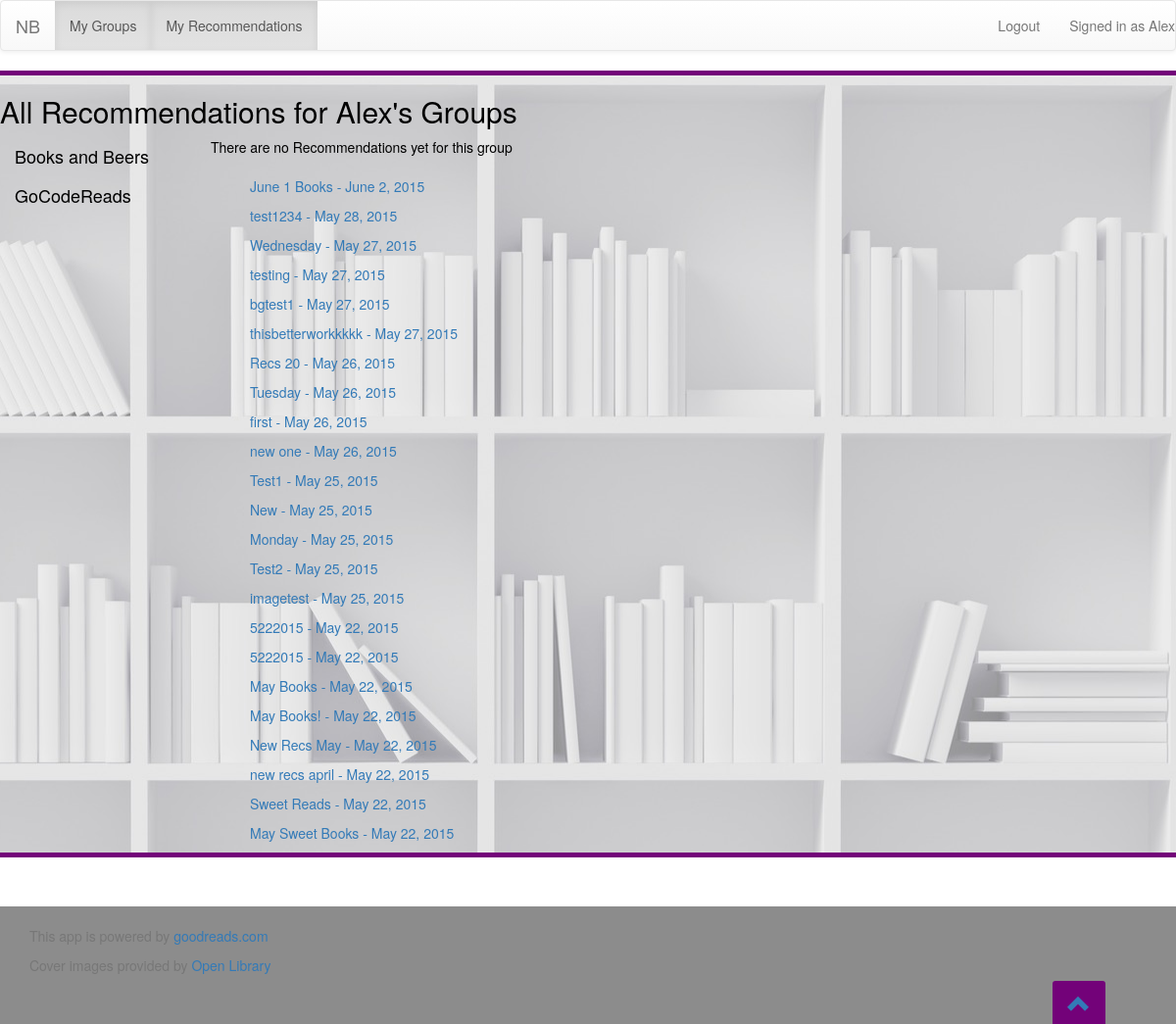
Page /recommendations (signed in) on the committed database.
### groups/models.py (models this page shows)
class Group(models.Model):
	users = models.ManyToManyField(User)
	title = models.CharField(max_length=200)
	gr_group_id = models.IntegerField(unique=True)
	def __str__(self):
		return self.title

class Recommendation(models.Model):
	books = models.ManyToManyField(Book)
	group = models.ForeignKey(Group)
	name = models.CharField(max_length=200)
	pubdate = models.DateField(auto_now_add=True)
	def __str__(self):
		return self.name

### groups/views.py (the view)
# urls.py: url(r'^recommendations$', 'groups.views.my_rec', name='myrec'),
@login_required(login_url='members:signin')
def my_rec(request):
	user = request.user
	groups = user.group_set.all()
	print groups
	group_recs = {}
	recs = Recommendation.objects.filter(group = groups[0].id)
	print recs
	for this_group in groups:
		group_recs[this_group] = Recommendation.objects.filter(group = this_group.id).order_by('-pubdate')
	print group_recs
	return render(request,'groups/myrecommendations.html',{'user': user, 'group_recs': group_recs})

### groups/views.py (called while the page is built)
@register.filter
def get_item(dictionary,key):
	return dictionary.get(key)

### groups/templates/groups/myrecommendations.html
{% extends "nextbook/base_site.html" %}
{% block content %}
{% load staticfiles %}
{%if group_recs%}
	<h2>All Recommendations for {{user.first_name}}'s Groups</h2>
	<div class="container-fluid">
    	{% for group in group_recs%}
			<div class="row">
        	<div class="col-md-2"><h4>{{group.title}}</h4></div>
        	{% if group_recs|get_item:group %}
				<div class="col-md-10">
					{% for rec in group_recs|get_item:group %}
					<ul class="recs">
						<a href = "{%url 'groups:showrec' group.gr_group_id rec.id%}">{{rec.name}} - {{rec.pubdate}}</a>
					</ul>
					{% endfor %}
				</div>
			{% else %}
			<div class="col-md-10">
			<p>There are no Recommendations yet for this group</p></div>
		{% endif %}
	</div>
	{% endfor %}
{% else %}
    <p>There are no Recommendations yet for your groups</p>
{% endif %}
</div>
<ul class="nav pull-right scroll-top">
  <li><a href="" title="Scroll to top"><i class="glyphicon glyphicon-chevron-up"></i></a></li>
</ul>
{% endblock %}

### nextbook/templates/nextbook/base_site.html (shortened to what this page needs)
<html>
<head>
{% load staticfiles %}
<link rel="stylesheet" href="{% static "nextbook/main.css" %}">
<link rel="stylesheet" href="https://maxcdn.bootstrapcdn.com/bootstrap/3.3.4/css/bootstrap.min.css">
<link rel="stylesheet" href="https://maxcdn.bootstrapcdn.com/bootstrap/3.3.4/css/bootstrap-theme.min.css">
{% block navbar %}
{% load staticfiles %}
<nav class="navbar navbar-default">
  <div class="container-fluid">
    <div class="navbar-header">
      <a class="navbar-brand" href="{% url 'main' %}">NB</a>
    </div>
    <div class="collapse navbar-collapse" id="bs-example-navbar-collapse-1">
      <ul class="nav navbar-nav">
        <li class="active"><a href="{% url 'members:home' %}">My Groups<span class="sr-only">(current)</span></a></li>
        <li class="active"><a href="{% url 'myrec' %}">My Recommendations<span class="sr-only">(current)</span></a></li>
      </ul>
      <ul class="nav navbar-nav navbar-right">
        <p class="navbar-text navbar-right">Signed in as <a href="{% url 'members:home' %}" class="navbar-link">{{user.first_name}}</a></p>
        <li><a href="{% url 'members:logout' %}">Logout</a></li>
      </ul>
    </div>
  </div>
</nav>
{% endblock %}
</head>
<body id = "backdrop">
<div id="content">
	{% block content %}
	{% endblock %}
</div>
</body>
<div id="footer">
  <div class="container">
    <p class="text-muted">This app is powered by <a href="http://www.goodreads.com">goodreads.com</a></p>
    <p class="text-muted">Cover images provided by <a href="https://openlibrary.org/dev/docs/api/covers">Open Library</a></p>
  </div>
</div>
</html>

### nextbook/static/nextbook/main.css (style rules this page uses)
#content { background: #8c8c8c url("nextbook2.jpg") repeat right top; color: black; border-top: 5px; border-bottom: 5px; border-left: 0px; border-right: 0px; border-style: solid; border-color: #730279; }
#footer { height: 120px; background-color: #8c8c8c; color: white; margin-top:50px; padding-top:20px; padding-bottom:20px; }
.scroll-top { position:fixed; bottom:0; right:6%; z-index:100; background: #730279; font-size:24px; border-top-left-radius:3px; border-top-right-radius:3px; }
.col-md-2 { font-weight: bold; }

### rows in the picture
Group: title "Books and Beers", shows "There are no Recommendations yet for this group"
Group: title "GoCodeReads"
Recommendation: name "June 1 Books", pubdate "June 2, 2015"
Recommendation: name "test1234", pubdate "May 28, 2015"
Recommendation: name "Wednesday", pubdate "May 27, 2015"
Recommendation: name "testing", pubdate "May 27, 2015"
Recommendation: name "bgtest1", pubdate "May 27, 2015"
Recommendation: name "thisbetterworkkkkk", pubdate "May 27, 2015"
Recommendation: name "Recs 20", pubdate "May 26, 2015"
Recommendation: name "Tuesday", pubdate "May 26, 2015"
Recommendation: name "first", pubdate "May 26, 2015"
Recommendation: name "new one", pubdate "May 26, 2015"
Recommendation: name "Test1", pubdate "May 25, 2015"
Recommendation: name "New", pubdate "May 25, 2015"
Recommendation: name "Monday", pubdate "May 25, 2015"
Recommendation: name "Test2", pubdate "May 25, 2015"
Recommendation: name "imagetest", pubdate "May 25, 2015"
Recommendation: name "5222015", pubdate "May 22, 2015"
Recommendation: name "5222015", pubdate "May 22, 2015"
Recommendation: name "May Books", pubdate "May 22, 2015"
Recommendation: name "May Books!", pubdate "May 22, 2015"
Recommendation: name "New Recs May", pubdate "May 22, 2015"
Recommendation: name "new recs april", pubdate "May 22, 2015"
Recommendation: name "Sweet Reads", pubdate "May 22, 2015"
Recommendation: name "May Sweet Books", pubdate "May 22, 2015"

### other values in the picture
{{ user.first_name }} "Alex"
